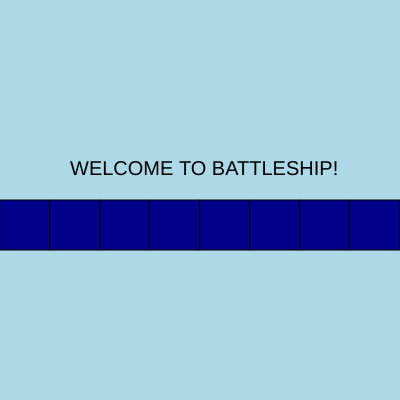
Frame 1 (no input)
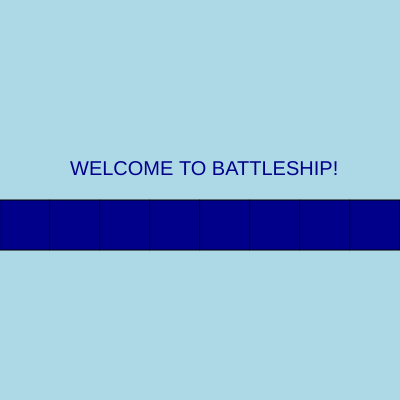
Frame 60 (no input)
Frame 120 (the mouse pressed at the canvas centre since frame 60): identical to frame 60, image omitted

The p5.js sketch that drew these frames (run headless with seeded random() and noise() and a simulated clock; from frame 60 on, the mouse is pressed at the canvas centre):

// p5.js sketch
// ── sketch.js
// battleship key:
// 0: no ship
// 1: ship, not hit
// 2: miss
// 3: hit
let board = [0,0,0,0,0,0,0,0]
let numShips = Number(prompt("How many ships do you want to place?"));
let hits = 0;
let guesses = numShips + 2;
let winStatus = "";
let shipsLeft = numShips
// In this part, we are just defining the variables that we will be using in the code. This is not inside a function, as if we did that, that would mean that it is a local scope, which is bad. This is because we want it to be a global scope so its accessible across the code. The board shows the number of spots for the ships, the numShips represents the amount of ships that are placed on the board. Hits represents the amount of hits the person got on the ships. The amount of guesses is defined by the number of ships plus 2. So, if you had 2 ships, you would then get 4 guesses. The winStatus lets the user know if they won or not in the end. ShipsLeft represents the amount of ships left after the guesses. It is equal to NumShips in the starting of the game. 

// 2PTS OBJECTIVE 1: COMPLETE THE placeShips function
function placeShips() {
  var i = 0;
  while (i < numShips) {
    var ship = randomNumber(0, board.length- 1);
    if (board[ship] == 0) {
      board[ship] = 1;
      i++;
    }
  }
}
// This function is used to randomly place ships across the board. In this code, we use the variable i and set it less than the number of ships there are. Then, you let ship be equal to randomNumber, which chooses the index to place the ship at. And, if board[ship]==0, that would mean that it would then be equal to 1. 

// hint! in order to do this, you need to use the randomNumber() function to find a random index to place each of your ships
// hint! the number of ships you need to place is stored in the numShips global variable

// 2PTS OBJECTIVE 2: COMPLETE THE fire(spot) function

// hint: first check if the board at spot has a 0 or 1. is it a hit or a miss if its 0? is it a hit or a miss if its 1?

// hint: use if statements

function fire(spot) {
 if(board[spot]==0){
   board[spot] = 2
   guesses-- 
 }
  if(board[spot]==1){
   board[spot] = 3
   guesses--
   shipsLeft--
 }
  if(guesses==0){
   winStatus = ("You lost")
 }
  if(shipsLeft==0){
   winStatus = ("You win")
 }
} 
 // It checks if there is a ship or not on the board. If there isn't a ship at that index it is a miss! It then switches that index on the board to a 2. If there is a ship, it is a hit! Then the index switches to 3. If the board spot is 0 and is clicked, the spot will then change to 2, because it was a miss as there are no ships at that spot. If the board spot is 1 and it is clicked, then the spot changes to 3, meaning that there is a ship at that spot. Additionally, in this part, we also reduce shipsLeft by 1. Also, with each function, the guesses function decreases by 1 as a guess was made. If the guesses==0, the board will display that the person lost. If the amount of ships left==0, then the user wins and that is then displayed on the board. 

// 2PTS OBJECTIVE 3: COMPLETE THE drawBoard function

// hint: loop through the array and check for each condition
// hint: change the grid based on the condition!

function drawBoard() {
  for(var i=0; i<board.length; i++){
    if(board[i] ==0){
      fill("darkblue");
    }
     if(board[i] ==1){
      fill("darkblue");
    }
    else if(board[i]==3) { 
      fill("green")
    }
    else if(board[i]==2){
      fill("red");
    }
    rect(50*i,200,50,50)
  }
}

// This function draws the board, filling in the ships, hits, and misses where they go! If board==0, the square is filled in dark blue. If board==1, the square is filled in dark blue. Also, if the board is clicked and its value is 3, the square then turns to green. If the board is clicked and its value is 2, then it would change to red. 


// 1 PT OBJECTIVE 4 COMMENT THE SKELETON CODE
// ONLY COMMENT DO NOT CHANGE CODE!!!!!

function mousePressed() {
  if (mouseY > 200 && mouseY < 250) {
    if (mouseX > 0 && mouseX < 50) {
      fire(0);
    } else if (mouseX > 50 && mouseX < 100) {
      fire(1);
    } else if (mouseX > 100 && mouseX < 150) {
      fire(2);
    } else if (mouseX > 150 && mouseX < 200) {
      fire(3);
    } else if (mouseX > 200 && mouseX < 250) {
      fire(4);
    } else if (mouseX > 250 && mouseX < 300) {
      fire(5);
    } else if (mouseX > 300 && mouseX < 350) {
      fire(6);
    } else if (mouseX > 350 && mouseX < 400) {
      fire(7);
    }
  }
}
// In this code, we are using mouse positions to allow users to click the squares on their screens. It is determined by the direction of the click. If the mouse click of the x is less than 50 and greater than 0, you have to fire the index 0. If the mouse click of the x is greater than 50 and less than 100, you have to fire the index 1. If the mouse click of the x is less than 150 and greater than 100, you have to fire the index 2. If the mouse click of the x is less than 200 and greater than 150, you have to fire the index 3. If the mouse click of the x is less than 250 and greater than 200, you have to fire the index 4. If the mouse click of the x is less than 300 and greater than 250, you have to fire the index 5. If the mouse click of the x is less than 350 and greater than 300, you have to fire the index 6. If the mouse click of the x is less than 400 and greater than 350, you have to fire the index 7. 

function randomNumber(min, max) {
  min = Math.ceil(min);
  max = Math.floor(max);
  return Math.floor(Math.random() * (max - min + 1)) + min;
}

// In this function, 
function setup() {
  createCanvas(400, 400);
}

// 1PT OBJECTIVE 5: CALL THE placeShips() and drawBoard() FUNCTIONS
placeShips();
console.log("hey");

function draw() {
  background("lightblue");
  textSize(20);
  text("WELCOME TO BATTLESHIP!", 70, 175);

  textSize(20);
  text(winStatus, 150, 285);
  drawBoard()
}
// In this function, we just called the placeShips function and the drawBoard function. This function contains the draw function, in which we added a colorful background and added text to display the WinStatus and welcome players to the battleship game.
